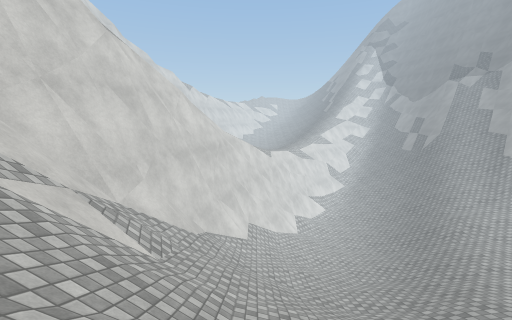
View 1 (above)

13 first-person views from a walk through a 3-D level made in the Unity game engine. The camera is 1.4 m above the floor, tilts 10° down and sees 90° across. The floor is counted in squares, 1 m on a side. Each view is taken from the middle of a square. On the plan, view 1 faces up. The plan holds only what a view shows up to about 13 squares ahead; the rest is blank. The place goes on beyond the plan. Surface patterns are stand-ins for the level's own textures.

View 2
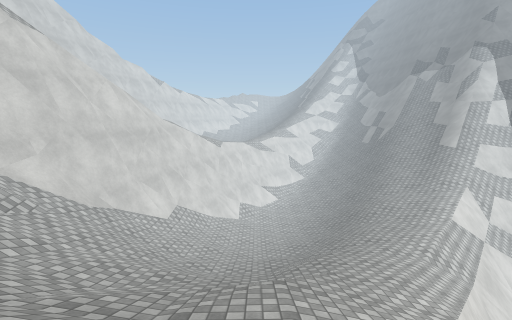

View 3
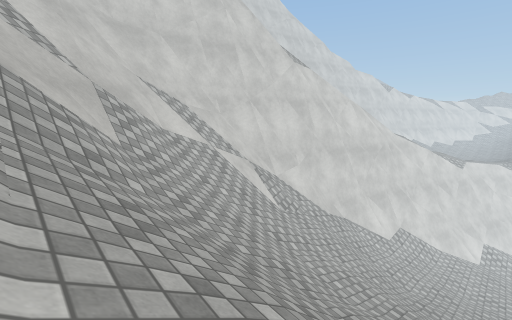

View 4
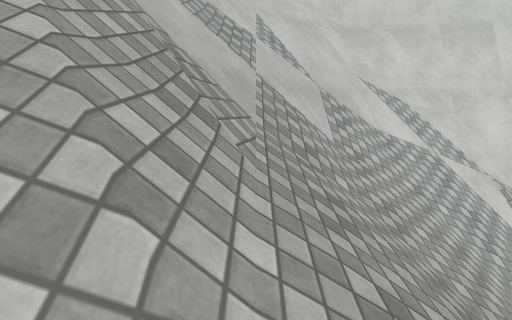

View 5
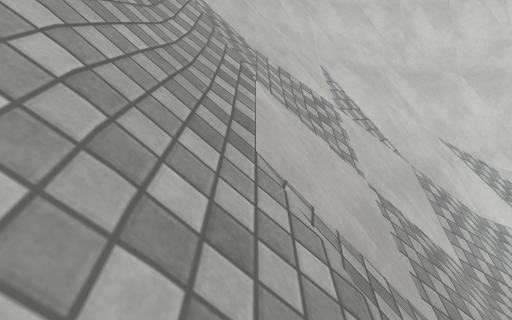

View 6
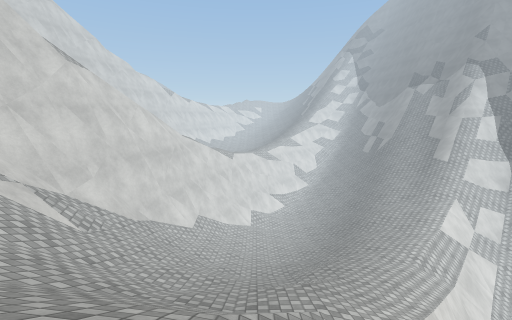

View 7
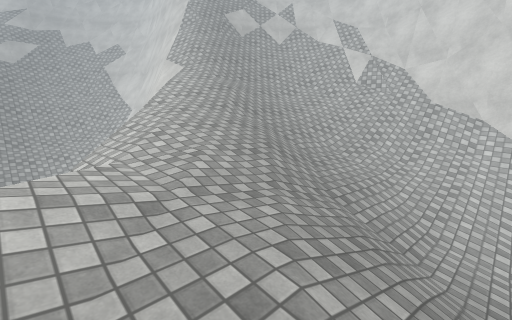

View 8
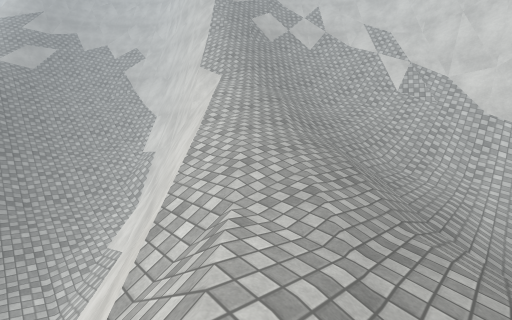

View 9
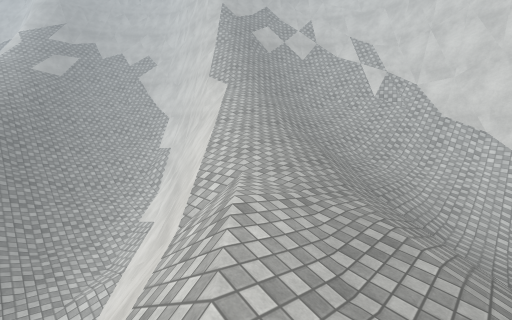

View 10
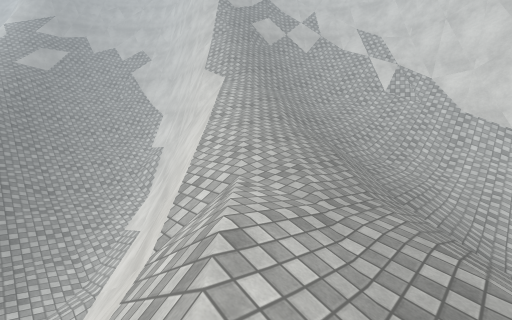

View 11
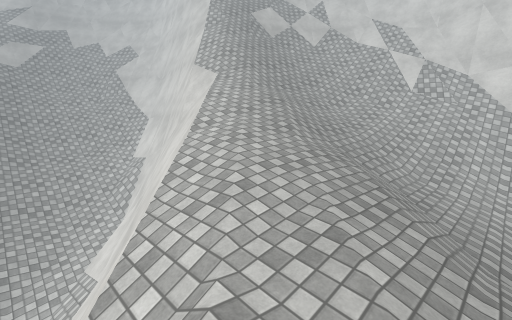

View 12
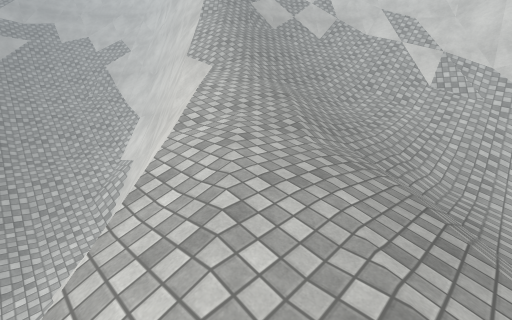

View 13
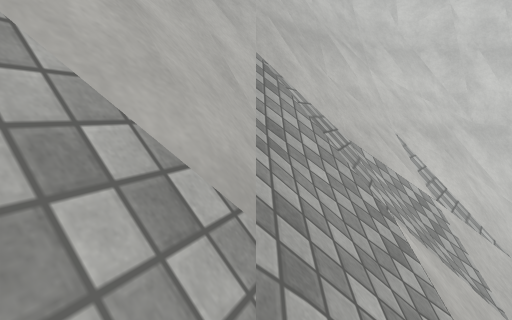

### Floor plan
Key: @ floor where view 1 was taken; # wall or solid block; x gap in a wall; . main floor; : floor 0.25 m higher than the main floor; + floor 0.75 m higher than the main floor; - floor 3.25 m lower than the main floor; _ floor 3.75 m lower than the main floor; / step, stairs or slope; = window, fence, low wall or low ledge; v drop or lower ground.
Columns run from 7 left of view 1 to 18 right of it. Each row starts with its distance up from view 1.
 13 /vv #=//////////////.  +
 12 xvv##//////////////..//
 11 vv ##/////////////.:////==
 10 vv###//////////////////==/
  9 v ##//////////////++//==
  8  ##//////////////////v==
  7  ##/////////////////vv#
  6  ##////////////////vv#=
  5  ##///////////////vv#=/
  4  #///////////////vv#=//_/
  3  #=/////////////vv#=/////
  2  #=////////////vv##//////
  1  #=///////////vv ##///-//
  0  #===//@/////vvv##=/////
 -1  ##==////////vv##=/-////
 -2  #= v##//////vv==///////
 -3  #=//==/////vv##////////
 -4  #=///////    #/////////
 -5  #=//////      /////////
 -6  ##====//       ///////
 -7   ####=/         /////
 -8                   ///

Where each view was taken, in squares from view 1:
view 1: 0 up, 0 right, facing up
view 2: 1 down, 5 right, facing up
view 3: 2 down, 4 right, facing up-left
view 4: 2 down, 4 right, facing left
view 5: 4 down, 2 right, facing left
view 6: 3 down, 4 right, facing up
view 7: 13 up, 13 right, facing down-left
view 8: 11 up, 14 right, facing down-left
view 9: 13 up, 16 right, facing down-left
view 10: 12 up, 15 right, facing down-left
view 11: 10 up, 13 right, facing down-left
view 12: 9 up, 12 right, facing down-left
view 13: 6 down, 1 right, facing left
